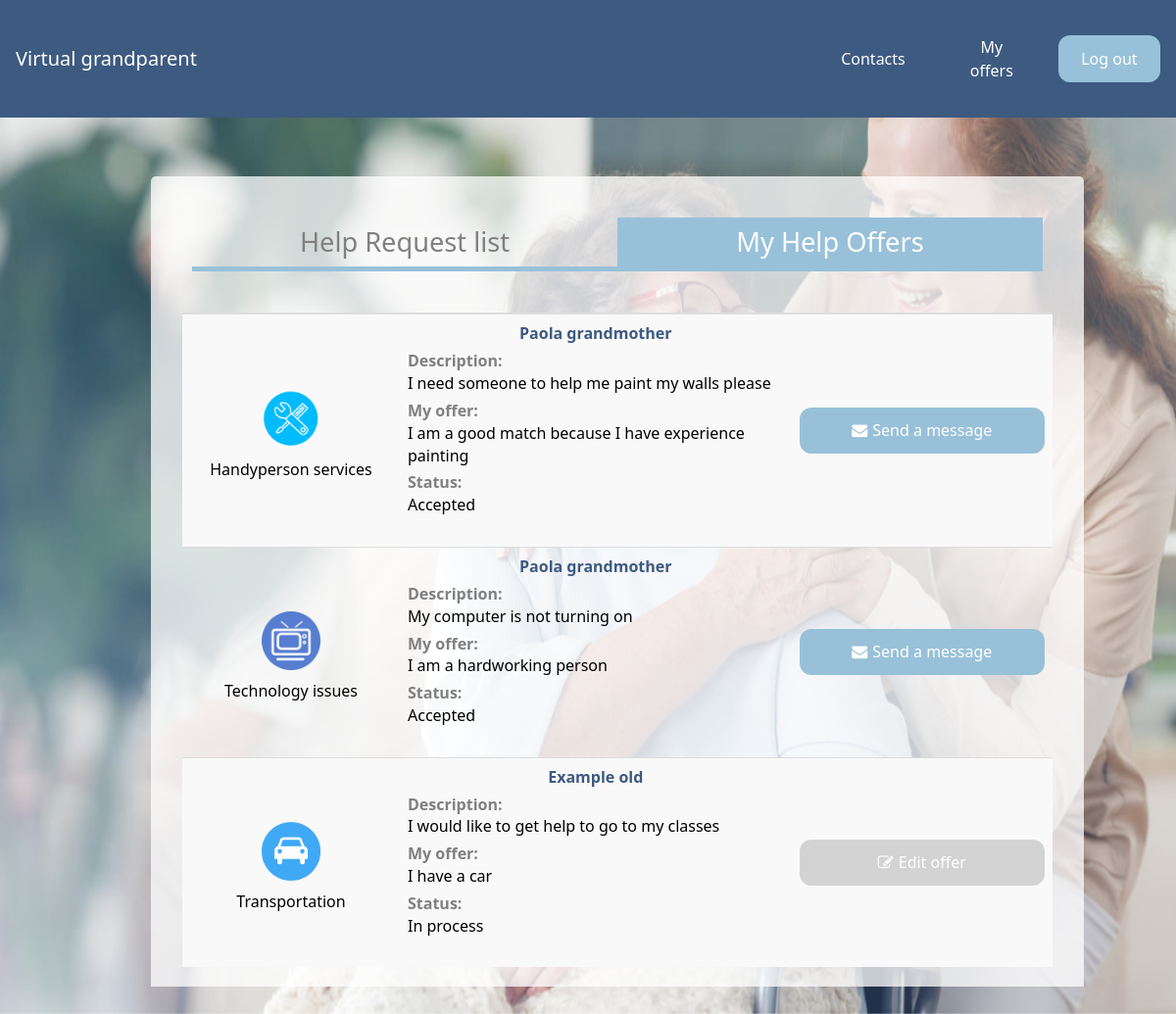
The app's page /my-offers (signed in) with its own data.
### core/models.py (models this page shows)
class Help(models.Model):
    id = models.AutoField(primary_key=True)
    description = models.TextField(max_length=1000)
    category = models.CharField(choices=HELP_CATEGORIES, max_length=2, default='OT')
    helper = models.ForeignKey(Helper, on_delete=models.CASCADE, null=True)
    oldPerson = models.ForeignKey(OldPerson, on_delete=models.CASCADE)
    date = models.DateField(default=datetime.date.today, blank=True)

class HelpCandidates(models.Model):
    helper = models.ForeignKey(Helper, on_delete=models.CASCADE, null=True)
    help = models.ForeignKey(Help, on_delete=models.CASCADE, null=True)
    description = models.TextField(max_length=1000)
    status= models.CharField(max_length=1, choices = HELP_STATUS, default='3') #status can be 1: active, 2: rejected, 3: in progress, 4: finished

### authentication/models.py (models this page shows)
class User(AbstractUser):
    name = models.CharField(max_length=200)
    surname = models.CharField(max_length=200)
    email = models.EmailField(max_length=200, unique=True)
    username = models.CharField(max_length=200)
    phoneNumber = models.CharField(max_length=200)
    isHelper = models.BooleanField(default=True)
    dateOfBirth = models.DateField(null=true)
    USERNAME_FIELD = 'email'
    REQUIRED_FIELDS = ['username']
    objects = Manager()
    class Meta:
        unique_together = ('email',)

### core/views.py (the view)
# urls.py: path('my-offers', views.myOffers, name='myOffers'),
@login_required
def myOffers(request):
    current_user = get_current_user(request)
    helper = get_helper_by_id(current_user.id)
    help_requests = Help.objects.filter(id__in=HelpCandidates.objects.filter(helper = helper).values('help'))
    for h in help_requests:
        user = User.objects.get(email = h.oldPerson.user.email)
        h.oldPersonName = user.name
        candidate = HelpCandidates.objects.filter(helper = helper, help = h).first()
        h.offerDescription = candidate.description
        h.status = candidate.get_status_display
        accepted = next(
            (item for item in HELP_STATUS if item[1] == 'Accepted'),
            {}
        )
    return render(request, 'core/myOffers.html', {'help_requests': help_requests})

### core/views.py (called while the page is built)
def get_current_user(request):
    return User.objects.filter(email = request.user)[0]

def get_helper_by_id(id):
    return Helper.objects.get(user_id = id)

### templates/core/myOffers.html (shortened to what this page needs)
{% extends 'core/base.html' %}
{% load static %}
{% block static %}
<link rel="stylesheet" href="https://cdnjs.cloudflare.com/ajax/libs/font-awesome/4.7.0/css/font-awesome.min.css">
<link rel="stylesheet" href="{% static 'css/cards.css' %}">
<link rel="stylesheet" href="{% static 'css/flexbox.css' %}">
<link rel="stylesheet" href="{% static 'css/table.css' %}">
{% endblock %}
{% block content %}
<div class="p-10 grid-container inline-container">
    <div class="card single-card help_container px-8" style="width:100%">
        <div class="flexbox_container">
            <div class="column column-title">
                <a href="{% url 'core:allHelpRequests' %}">Help Request list</a>
            </div>
            <div class="column column-title selected">
                <a href="{% url 'core:myOffers' %}">My Help Offers</a>
            </div>
        </div>
    {% if not help_requests %}
        <p class="mb-8">You don't have any help offer yet.
            <a href="{% url 'core:allHelpRequests' %}" class="link-text">Click here to see all help requests</a>
        </p>
    {% else %}
        <table class="table table-striped" style="width:100%">
            <thead>
            <tr>
                <th scope="col" width="25%"></th>
                <th scope="col" width="45%"></th>
                <th scope="col" width="30%"></th>
            </tr>
            </thead>
            <tbody id="requestTable">
                {% for help in help_requests %}
                <tr>
                    <td class="vertically-centered" style="text-align: center;">
                        {% with 'images/helpCategories/'|add:help.category|add:'.png' as image_static %}
                            <img class="table_icon" src="{% static image_static %}" alt="{{help.get_category_display}} icon">
                        {% endwith %}
                        <p>{{ help.get_category_display }}</p>
                    </td>
                    <td class="vertically-centered">
                        <p class="blue_title" style="text-align: center;">{{ help.oldPersonName }}</p>
                        <p class="flex_title">Description:</p>
                        <p>{{ help.description }}</p>
                        <p class="flex_title">My offer:</p>
                        <p>{{ help.offerDescription }}</p>
                        <p class="flex_title">Status:</p>
                        <p>{{ help.status }}</p>
                        <br />
                    </td>
                    <td class="vertically-centered">
                        {% if help.status == "Accepted" %}
                        <a href="{% url 'chat:contacts' %}" class="px-5 py-3 rounded-xl base-button large-button">
                            <i class="fa fa-envelope fa-space" aria-hidden="true"></i>Send a message
                        </a>
                        {% else %}
                        <a href="{% url 'core:editHelpOffer' help.id %}" class="px-5 py-3 rounded-xl base-button gray-button large-button">
                            <i class="fa fa-edit fa-space" aria-hidden="true"></i>Edit offer
                        </a>
                        {% endif %}
                    </td>
                </tr>
                {% endfor %}
            </tbody>
        </table>
    {% endif %}
    </div>
</div>
{% endblock %}

### static/css/base.css (style rules this page uses)
:root { --blue: #3d5a80; --light-blue: #98c1d9 ; --baby-blue: #e0fbfc; --orange: #ee6c4d; --dark-blue: #293241; --gray: #333333; }
.base-button { background-color: var(--light-blue) !important; color: white; width: 100%; text-align: center; }
.gray-button { background-color: lightgray !important; }
.large-button { text-align: center; display: block }
.base-background { background-color: var(white); }
.column { float: left; width: 50%; }
.column-title { text-align: center; color: gray; font-size: 1.7rem; padding: .3rem; border-bottom: 5px solid var(--light-blue); margin-bottom: 1rem; }
.selected { color: white; background: var(--light-blue); }
.fa-space { margin-right: 5px; }
.blue_title { color:var(--blue); font-weight: 600; }

### static/css/cards.css (style rules this page uses)
:root { --blue: #3d5a80; --light-blue: #98c1d9 ; --baby-blue: #e0fbfc; --orange: #ee6c4d; --dark-blue: #293241; --gray: #333333; }
.grid-container { margin: 20px auto; display:grid; grid-template-columns: 40% 40%;; grid-row: auto auto; grid-column-gap: 3rem; grid-row-gap: 2rem; padding: 2px 16px; text-align: center; justify-content: center; }
.inline-container { grid-template-columns: 85%; }
.card { box-shadow: 0 8px 10px 0 rgba(0,0,0,0.4); transition: 0.3s; width: 90%; border-radius: 5px; background: rgba(255, 255, 255, 0.75); margin: 0 30px; padding: 2rem; text-align: left; float:right; -webkit-column-break-inside: avoid; page-break-inside: avoid; break-inside: avoid; }
.single-card { box-shadow: 0 8px 10px 0 rgba(0,0,0,0.4); transition: 0.3s; border-radius: 5px; background: rgba(255, 255, 255, 0.75); text-align: left; -webkit-column-break-inside: avoid; page-break-inside: avoid; break-inside: avoid; }

### static/css/flexbox.css (style rules this page uses)
.flexbox_container { display: flex; padding: 10px; }
.flex_title { color: gray; font-weight: bold; margin-top: 5px; }
.help_container { box-shadow: none; margin-bottom: -2rem; border-bottom-right-radius: 0; border-bottom-left-radius: 0; padding: 0; padding-top: 2rem; }

### static/css/table.css (style rules this page uses)
.table { display: table; }
.table { width: 100%; max-width: 100%; margin-bottom: 20px; }
table { text-indent: 0; border-color: inherit; border-collapse: collapse; }
table { background-color: transparent; }
table { border-collapse: collapse; border-spacing: 0; }
.table-striped > tbody > tr:nth-of-type(2n+1) { background-color: #f9f9f9; }
.table > tbody > tr > td, .table > tbody > tr > th, .table > tfoot > tr > td, .table > tfoot > tr > th, .table > thead > tr > td, .table > thead > tr > th { padding: 8px; line-height: 1.42857143; vertical-align: top; border-top: 1px solid #ddd; }
.table > thead > tr > th { font-weight: 500; }
th { text-align: left; }
.table > thead:first-child > tr:first-child > th { border-top: 0; }
.table > thead > tr > th { vertical-align: bottom; border-bottom: 2px solid #ddd; }
img.table_icon { max-width: 5rem; max-height: 5rem; display: block; margin-left: auto; margin-right: auto; }
.table_icon { padding: 10px; flex-grow: 1; margin-right: 30px; }
.vertically-centered { vertical-align: middle !important; }

### records on screen
Help: shows a picture, category "Handyperson services", oldPersonName "Paola grandmother", description "I need someone to help me paint my walls please", offerDescription "I am a good match because I have experience painting", status "Accepted", shows "Send a message"
Help: shows a picture, category "Technology issues", oldPersonName "Paola grandmother", description "My computer is not turning on", offerDescription "I am a hardworking person", status "Accepted", shows "Send a message"
Help: shows a picture, category "Transportation", oldPersonName "Example old", description "I would like to get help to go to my classes", offerDescription "I have a car", status "In process", shows "Edit offer"
